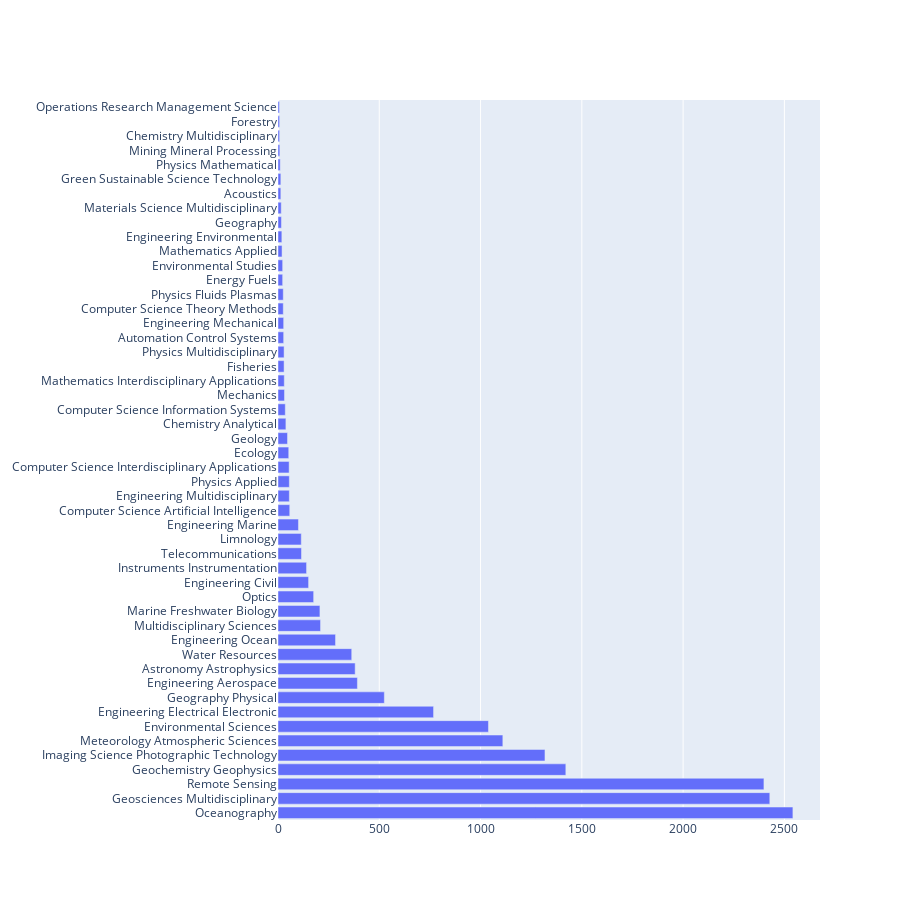

The notebook cell this image was saved under:
### Code cell
import plotly.graph_objects as go

fig = go.Figure(go.Bar(
            x=value[0:50],
            y=names[0:50],
            orientation='h'))
fig.update_layout(height=900,width=900, showlegend=False)
fig.show()

### Figure 1 — Plotly figure (JSON) as saved in the notebook; plotly's stock layout.template omitted (floating-point values rounded to 4 significant figures)
{"data": [{"orientation": "h", "type": "bar", "x": [2542, 2428, 2399, 1421, 1318, 1110, 1039, 768, 525, 392, 381, 364, 284, 210, 207, 176, 151, 141, 116, 115, 101, 58, 56, 56, 55, 53, 47, 39, 36, 32, 31, 30, 30, 28, 28, 26, 26, 23, 23, 20, 19, 17, 16, 14, 14, 11, 9, 8, 8, 7], "y": ["Oceanography", "Geosciences Multidisciplinary", "Remote Sensing", "Geochemistry Geophysics", "Imaging Science Photographic Technology", "Meteorology Atmospheric Sciences", "Environmental Sciences", "Engineering Electrical Electronic", "Geography Physical", "Engineering Aerospace", "Astronomy Astrophysics", "Water Resources", "Engineering Ocean", "Multidisciplinary Sciences", "Marine Freshwater Biology", "Optics", "Engineering Civil", "Instruments Instrumentation", "Telecommunications", "Limnology", "Engineering Marine", "Computer Science Artificial Intelligence", "Engineering Multidisciplinary", "Physics Applied", "Computer Science Interdisciplinary Applications", "Ecology", "Geology", "Chemistry Analytical", "Computer Science Information Systems", "Mechanics", "Mathematics Interdisciplinary Applications", "Fisheries", "Physics Multidisciplinary", "Automation Control Systems", "Engineering Mechanical", "Computer Science Theory Methods", "Physics Fluids Plasmas", "Energy Fuels", "Environmental Studies", "Mathematics Applied", "Engineering Environmental", "Geography", "Materials Science Multidisciplinary", "Acoustics", "Green Sustainable Science Technology", "Physics Mathematical", "Mining Mineral Processing", "Chemistry Multidisciplinary", "Forestry", "Operations Research Management Science"]}], "layout": {"height": 900, "showlegend": false, "width": 900, "xaxis": {"autorange": true, "range": [0, 2676.0], "type": "linear"}, "yaxis": {"autorange": true, "range": [-0.5, 49.5], "type": "category"}}}
